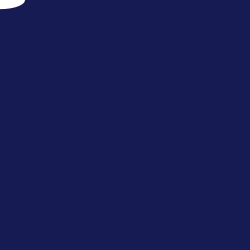
Frame 1 (no input)
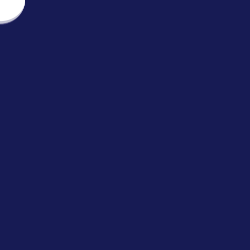
Frame 60 (the mouse pressed at the canvas centre just before this capture)
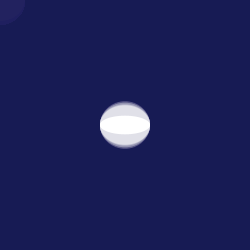
Frame 120 (the mouse held since frame 60 and released just before this capture)

The Processing sketch that drew these frames (run headless with seeded random() and noise(); from frame 60 on, the mouse is pressed at the canvas centre):

// Processing sketch: processing_18695
// ── processing_18695.pde

void setup(){
  size(250,250);
  smooth();
  noStroke();
  background(#171B54);
}

void draw(){
  fill(#171B54,12);
  rect(0,0,width,height);
  fill(255);
  ellipse(mouseX,mouseY,50,50-random(49));
}
